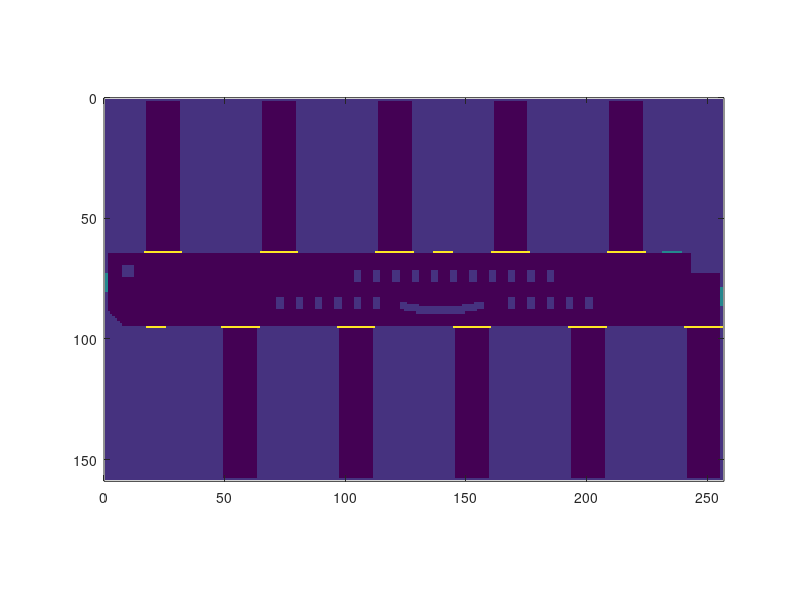

Recreate this plot in MATLAB. (Note: this script raises an error after producing the figure.)
clear; clc;

% Flagfield definitions (multiple boundaries)
FLUID           = 0;
NO_SLIP         = 1;
FREE_SLIP       = 2;
OUTFLOW         = 3;

MOVING_WALL     = 10;

INFLOW          = 30;
INFLOW_1        = 31;
INFLOW_2        = 32;
INFLOW_3        = 33;
INFLOW_4        = 34;
INFLOW_5        = 35;

PRESSURE_IN     = 50;
PRESSURE_IN_1   = 51;
PRESSURE_IN_2   = 52;
PRESSURE_IN_3   = 53;
PRESSURE_IN_4   = 54;
PRESSURE_IN_5   = 55;

PARALLEL_BOUNDARY = 7;

% Set these
x = 8;
max_flag = 55;
tables = true;
control_room = true;
library = true;
slides = true;
HS1 = true;

% Dimensions for the hall and the wings
% l=length (x), w=width (y), h=height (z), d=distance
hall_l = 32*x;
hall_w = 4*x;
hall_h = 1;  

wing_l = 2*x;
wing_w = 8*x;
wing_h = 1;
wing_d = 4*x;

% Canvas size
Nx = hall_l;
Ny = wing_w - 1 + hall_w - 1 + wing_w;
Nz = hall_h;

% Initialize the canvas (MI building)
MI = NO_SLIP * ones(Nx, Ny, Nz);

% Construct the main hall
Hall = NO_SLIP * ones(hall_l, hall_w, hall_h);
Hall(2:hall_l-1, 2:hall_w-1, :) = FLUID;

% Add the doors
% North door (main entrance)
x_pos = 1 + 2*x + 1; % East boundary + 2*x + start
y_pos = 1;
door_size = x;
Hall(x_pos:x_pos+door_size-1, y_pos, :) = INFLOW_1;

% East door (LRZ)
x_pos = 1;
y_pos = hall_w - 2*x; % hall width - 2*x
door_size = x;
Hall(x_pos, y_pos:y_pos+door_size-1, :) = OUTFLOW;

% Cantine door
x_pos = 1 + wing_l + 2*(wing_l + wing_d) + wing_l + x;
y_pos = hall_w;
door_size = x;
Hall(x_pos:x_pos+door_size-1, y_pos, :) = INFLOW_2;

% South door (side door, library)
x_pos = hall_l-3*x;
y_pos = hall_w;
door_size = x;
Hall(x_pos:x_pos+door_size-1, y_pos, :) = OUTFLOW;

% West door (back entrance)
x_pos = hall_l;
y_pos = 1 + x + 1;
door_size = x;
Hall(x_pos, y_pos:y_pos+door_size-1, :) = OUTFLOW;

% Add the tables (at least x=4 is required)
if (tables)
    table_l = x/4;
    table_w = x/2;
    table_d = x;
    
    % North-east set (Rechnerhalle)
    table_start_x = wing_l + wing_d + wing_l + x; 
    table_start_y = 1 + x;
    start_x = table_start_x;
    end_x = start_x + table_l;
    start_y = table_start_y;
    end_y = start_y + table_w;
    Hall(start_x:end_x, start_y:end_y, :) = NO_SLIP;

    for i=1:5
        start_x = start_x + table_d;
        end_x = end_x + table_d;
        Hall(start_x:end_x, start_y:end_y, :) = NO_SLIP;
    end

    % North-west set (Tree)
    start_x = start_x + wing_l + wing_d;
    end_x = start_x + table_l;

    for i=1:5
        start_x = start_x + table_d;
        end_x = end_x + table_d;
        Hall(start_x:end_x, start_y:end_y, :) = NO_SLIP;
    end

    % South set (Cantine)
    start_x = 2*(wing_l + wing_d) + x;
    end_x = start_x + table_l;
    start_y = hall_w -1 -x - table_w + 1;
    end_y = start_y + table_w;
    Hall(start_x:end_x, start_y:end_y, :) = NO_SLIP;

    for i=1:10
        start_x = start_x + table_d;
        end_x = end_x + table_d;
        Hall(start_x:end_x, start_y:end_y, :) = NO_SLIP;
    end
end

% Control room
if (control_room)
    control_room_size = x/2;
    start_x = x;
    end_x = start_x + control_room_size;
    start_y = 3*x-2;
    end_y = start_y + control_room_size;
    Hall(start_x:end_x, start_y:end_y, :) = NO_SLIP;
end

% Library
if (library)
   library_l = 3*x/2;
   library_w = x;
   end_x = hall_l;
   start_x = end_x-library_l;
   end_y = hall_w;
   start_y = end_y-library_w;
   Hall(start_x:end_x, start_y:end_y, :) = NO_SLIP;   
end

% Slides
if (slides)
   slides_l = 6*x/6;
   start_x = 2*x;
   end_x = start_x + x/6;
   for i=-1*start_x:end_x
       j = floor(0.01*i^2);
       pos_x = i+17*x+3;
       pos_y = j+table_start_y-2;
       Hall(pos_x:pos_x+1,pos_y:pos_y+2,:) = NO_SLIP;
   end

end

% Horsaal 1
if (HS1)
   for i=1:x
      for j=1:i
          Hall(x-i+1,j,:) = NO_SLIP;
      end
   end
end


% Put the main hall in place
MI(: , wing_w:wing_w+hall_w-1, : ) = Hall;

% Construct a north wing
WingN = NO_SLIP * ones(wing_l, wing_w, wing_h);
WingN(2:wing_l-1, 2:wing_w-1, :) = FLUID;
% WingN(2:wing_l-1, wing_w, :) = FLUID;
WingN(1:wing_l, wing_w, :) = PARALLEL_BOUNDARY;

% Put the north wings in place
xpos = wing_l + wing_d + 1; % one wing + distance + east boundary
ypos = 1;
MI(xpos:xpos+wing_l-1, ypos:ypos+wing_w-1, :) = WingN; 

for i=2:5
    xpos = xpos + wing_l + wing_d;
    MI(xpos:xpos+wing_l-1, ypos:ypos+wing_w-1, :) = WingN; 
end

% Construct a south wing
WingS = NO_SLIP * ones(wing_l, wing_w, wing_h);
WingS(2:wing_l-1, 2:wing_w-1, :) = FLUID;
% WingS(2:wing_l-1, 1, :) = FLUID; 
WingS(1:wing_l, 1, :) = PARALLEL_BOUNDARY; 

% Put the south wings in place
xpos = wing_l + 1; % one wing + east boundary
ypos = wing_w -1 + hall_w;
MI(xpos:xpos+wing_l-1, ypos:ypos+wing_w-1, :) = WingS; 

for i=2:5
    xpos = xpos + wing_l + wing_d;
    MI(xpos:xpos+wing_l-1, ypos:ypos+wing_w-1, :) = WingS; 
end

% Visualize the domain
image(rot90(10*MI(:,:,1)));
axis equal
xlim([0 Nx + 1]) % x for the graph only
ylim([0 Ny + 1]) % y for the graph only

% Write pgm files
% Main Hall
n_cpus = 4; % Number of partitions-cpus for the main hall
hall_part_l = hall_l / n_cpus;
if (mod(hall_l, n_cpus) ~= 0)
    printf('Careful! Hall not divisible by number of cpus!')
end
x_start = 1;
x_end = hall_part_l;
y_start = wing_w;
y_end = y_start + hall_w -1;
part_0 = flipud(rot90([MI(x_start:x_end, y_start:y_end, :); PARALLEL_BOUNDARY*ones(1, hall_w, hall_h)]));
f_name = 'pgm/cpu_0.pgm';
f_id = fopen(f_name,'w');
fprintf(f_id, '%s\n', ['P3 ', num2str(size(part_0,2)), ' ', num2str(size(part_0,1)), ' ', num2str(max_flag)]);
fclose(f_id);
dlmwrite('pgm/cpu_0.pgm', part_0, '-append', 'delimiter', ' ')

file_id = 0;

for i=1:n_cpus-2
    file_id = file_id + 1;
    x_start = x_start + hall_part_l;
    x_end = x_end + hall_part_l;
    clear part_i
    part_i = flipud(rot90([PARALLEL_BOUNDARY*ones(1, hall_w, hall_h); MI(x_start:x_end, y_start:y_end, :); PARALLEL_BOUNDARY*ones(1, hall_w, hall_h)]));
    f_name = ['pgm/cpu_',num2str(file_id),'.pgm'];
    f_id = fopen(f_name,'w');
    fprintf(f_id, '%s\n', ['P3 ', num2str(size(part_i,2)), ' ', num2str(size(part_i,1)), ' ', num2str(max_flag)]);
    fclose(f_id);
    dlmwrite(f_name, part_i, '-append', 'delimiter', ' ')
end

file_id = file_id + 1;
x_start = x_start + hall_part_l;
x_end = x_end + hall_part_l;
part_n = flipud(rot90([PARALLEL_BOUNDARY*ones(1, hall_w, hall_h); MI(x_start:x_end, y_start:y_end, :)]));
f_name = ['pgm/cpu_',num2str(file_id),'.pgm'];
f_id = fopen(f_name,'w');
fprintf(f_id, '%s\n', ['P3 ', num2str(size(part_n,2)), ' ', num2str(size(part_n,1)), ' ', num2str(max_flag)]);
fclose(f_id);
dlmwrite(['pgm/cpu_',num2str(file_id),'.pgm'], part_n, '-append', 'delimiter', ' ')

% North wings
WingN(1, wing_w, :) = NO_SLIP;
WingN(2:wing_l-1, wing_w, :) = FLUID;
WingN(wing_l, wing_w, :) = NO_SLIP;
WingN_par = flipud(rot90([WingN PARALLEL_BOUNDARY * ones(wing_l, 1, wing_h)]));
file_id = file_id + 1;
f_name = ['pgm/cpu_',num2str(file_id),'.pgm'];
f_id = fopen(f_name,'w');
fprintf(f_id, '%s\n', ['P3 ', num2str(size(WingN_par,2)), ' ', num2str(size(WingN_par,1)), ' ', num2str(max_flag)]);
fclose(f_id);
dlmwrite(f_name, WingN_par, '-append', 'delimiter', ' ')

file_id = file_id + 1;
f_name = ['pgm/cpu_',num2str(file_id),'.pgm'];
f_id = fopen(f_name,'w');
fprintf(f_id, '%s\n', ['P3 ', num2str(size(WingN_par,2)), ' ', num2str(size(WingN_par,1)), ' ', num2str(max_flag)]);
fclose(f_id);
dlmwrite(f_name, WingN_par, '-append', 'delimiter', ' ')

file_id = file_id + 1;
f_name = ['pgm/cpu_',num2str(file_id),'.pgm'];
f_id = fopen(f_name,'w');
fprintf(f_id, '%s\n', ['P3 ', num2str(size(WingN_par,2)), ' ', num2str(size(WingN_par,1)), ' ', num2str(max_flag)]);
fclose(f_id);
dlmwrite(f_name, WingN_par, '-append', 'delimiter', ' ')

file_id = file_id + 1;
f_name = ['pgm/cpu_',num2str(file_id),'.pgm'];
f_id = fopen(f_name,'w');
fprintf(f_id, '%s\n', ['P3 ', num2str(size(WingN_par,2)), ' ', num2str(size(WingN_par,1)), ' ', num2str(max_flag)]);
fclose(f_id);
dlmwrite(f_name, WingN_par, '-append', 'delimiter', ' ')

file_id = file_id + 1;
f_name = ['pgm/cpu_',num2str(file_id),'.pgm'];
f_id = fopen(f_name,'w');
fprintf(f_id, '%s\n', ['P3 ', num2str(size(WingN_par,2)), ' ', num2str(size(WingN_par,1)), ' ', num2str(max_flag)]);
fclose(f_id);
dlmwrite(f_name, WingN_par, '-append', 'delimiter', ' ')

% South wings
WingS(1, 1, :) = NO_SLIP;
WingS(2:wing_l-1, 1, :) = FLUID; 
WingS(wing_l, 1, :) = NO_SLIP;
WingS_par = flipud(rot90([PARALLEL_BOUNDARY * ones(wing_l, 1, wing_h) WingS]));
file_id = file_id + 1;
f_name = ['pgm/cpu_',num2str(file_id),'.pgm'];
f_id = fopen(f_name,'w');
fprintf(f_id, '%s\n', ['P3 ', num2str(size(WingS_par,2)), ' ', num2str(size(WingS_par,1)), ' ', num2str(max_flag)]);
fclose(f_id);
dlmwrite(f_name,  WingS_par, '-append', 'delimiter', ' ')

file_id = file_id + 1;
f_name = ['pgm/cpu_',num2str(file_id),'.pgm'];
f_id = fopen(f_name,'w');
fprintf(f_id, '%s\n', ['P3 ', num2str(size(WingS_par,2)), ' ', num2str(size(WingS_par,1)), ' ', num2str(max_flag)]);
fclose(f_id);
dlmwrite(f_name, WingS_par, '-append', 'delimiter', ' ')

file_id = file_id + 1;
f_name = ['pgm/cpu_',num2str(file_id),'.pgm'];
f_id = fopen(f_name,'w');
fprintf(f_id, '%s\n', ['P3 ', num2str(size(WingS_par,2)), ' ', num2str(size(WingS_par,1)), ' ', num2str(max_flag)]);
fclose(f_id);
dlmwrite(f_name, WingS_par, '-append', 'delimiter', ' ')

file_id = file_id + 1;
f_name = ['pgm/cpu_',num2str(file_id),'.pgm'];
f_id = fopen(f_name,'w');
fprintf(f_id, '%s\n', ['P3 ', num2str(size(WingS_par,2)), ' ', num2str(size(WingS_par,1)), ' ', num2str(max_flag)]);
fclose(f_id);
dlmwrite(f_name, WingS_par, '-append', 'delimiter', ' ')

file_id = file_id + 1;
f_name = ['pgm/cpu_',num2str(file_id),'.pgm'];
f_id = fopen(f_name,'w');
fprintf(f_id, '%s\n', ['P3 ', num2str(size(WingS_par,2)), ' ', num2str(size(WingS_par,1)), ' ', num2str(max_flag)]);
fclose(f_id);
dlmwrite(f_name, WingS_par, '-append', 'delimiter', ' ')
